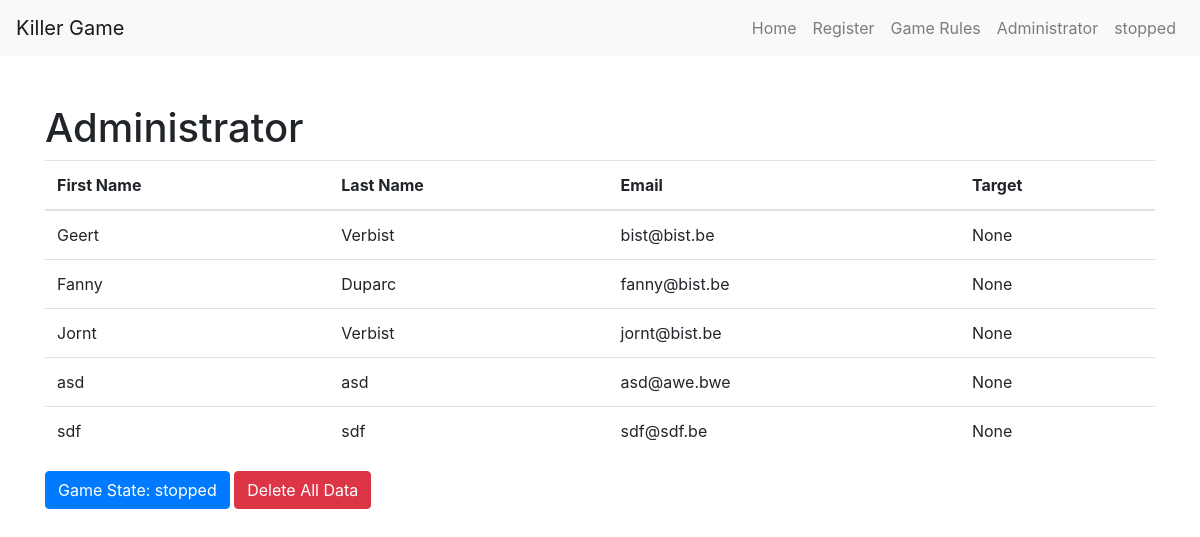
/admin, run on an earlier commit of the app's database.
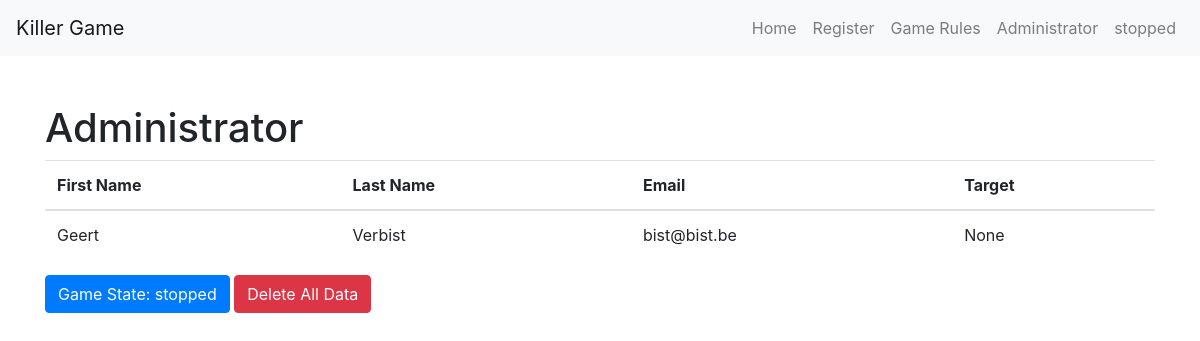
And on a later commit of the database.
### tables this page shows
CREATE TABLE game_state (
  id INTEGER PRIMARY KEY,
  game_state TEXT
);

CREATE TABLE "users" (
	"id"	INTEGER,
	"first_name"	TEXT,
	"last_name"	TEXT,
	"email"	TEXT,
	"target"	TEXT,
	PRIMARY KEY("id")
);

### app.py (the view)
@app.route('/admin')
def admin():
    conn = sqlite3.connect('users.db')
    c = conn.cursor()
    c.execute('SELECT * FROM users')
    records = c.fetchall()
    c.execute('SELECT game_state FROM game_state WHERE id = 1')
    gameState = c.fetchone()[0]
    conn.close()
    return render_template('admin.html', records=records, gameState=gameState)

### templates/admin.html (shortened to what this page needs)
{% extends 'base.html' %}
{% block content %}
  <h1>Administrator</h1>
  <table class="table">
    <thead>
      <tr>
        <th>First Name</th>
        <th>Last Name</th>
        <th>Email</th>
        <th>Target</th>
      </tr>
    </thead>
    <tbody>
      {% for record in records %}
        <tr>
          <td>{{ record[1] }}</td>
          <td>{{ record[2] }}</td>
          <td>{{ record[3] }}</td>
          <td>{{ record[4] }}</td>
        </tr>
      {% endfor %}
    </tbody>
  </table>
  <button id="game-state-button" class="btn btn-primary" data-state="{{ gameState }}">Game State: {{ gameState }}</button>
  <button id="delete-data-button" class="btn btn-danger">Delete All Data</button>
{% endblock %}

### templates/base.html (shortened to what this page needs)
<!DOCTYPE html>
<html lang="en">
  <head>
    {% block styles %}
      <link rel="stylesheet" href="https://cdnjs.cloudflare.com/ajax/libs/twitter-bootstrap/4.6.0/css/bootstrap.min.css">
    {% endblock %}
  </head>
  <body>
    <nav class="navbar navbar-expand-lg navbar-light bg-light">
      <a class="navbar-brand" href="#">Killer Game</a>
      <div class="collapse navbar-collapse" id="navbarNav">
        <ul class="navbar-nav ml-auto">
          <li class="nav-item">
            <a class="nav-link" href="{{ url_for('index') }}">Home</a>
          </li>
          <li class="nav-item">
            <a class="nav-link" href="{{ url_for('register') }}">Register</a>
          </li>
          <li class="nav-item">
            <a class="nav-link" href="{{ url_for('game_rules') }}">Game Rules</a>
          </li>
          <li class="nav-item">
            <a class="nav-link" href="{{ url_for('admin') }}">Administrator</a>
          </li>
          <li class="nav-item">
            <a class="nav-link" href="#" id="game-state-link">{{ gameState }}</a>
          </li>
        </ul>
      </div>
    </nav>
    <div class="container mt-5">
      {% block content %}
      {% endblock %}
    </div>
  </body>
</html>

What changed in the data, as far as the page shows it:
removed users: first_name "Fanny", last_name "Duparc", email "fanny@bist.be", record "None"
removed users: first_name "Jornt", last_name "Verbist", email "jornt@bist.be", record "None"
removed users: first_name "asd", last_name "asd", email "asd@awe.bwe", record "None"
removed users: first_name "sdf", last_name "sdf", email "sdf@sdf.be", record "None"
